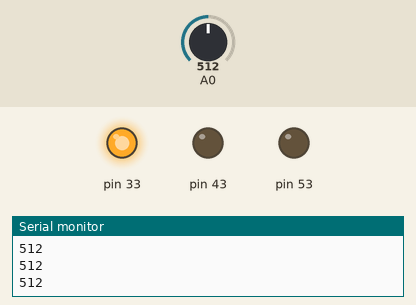
The sketch below on a simulated Arduino Mega 2560, built with avr-gcc and run on an emulated ATmega2560. Parts: output pins drawn as LEDs (lit = HIGH), the last lines printed to the serial monitor. Inputs (shaded band) come from the test bench; at power-on: A0 = 512.

Above: at 1.2 s.
1.3 s: A0 set to 988
2.8 s: A0 set to 1017
At 3.9 s:
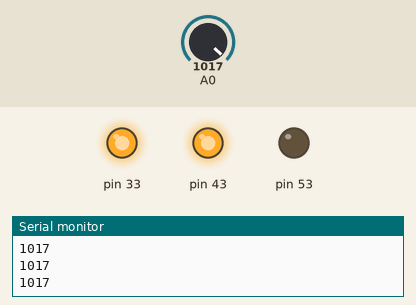
4.3 s: A0 set to 990
At 4.9 s:
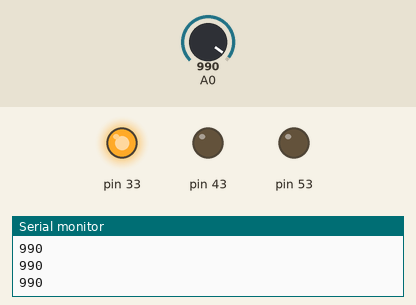
5.8 s: A0 set to 1010
At 6.2 s:
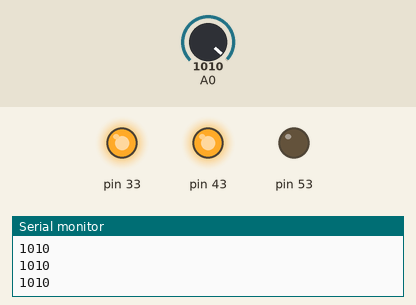
Timing chart, 0 to 8.3 s (numbered marks = the images above; inputs shaded):
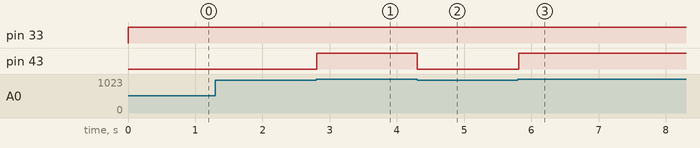

The sketch:

Blink.ino
```cpp
// the setup function runs once when you press reset or power the board
void setup() {
  // initialize digital pin 13 as an output.
  pinMode(43, OUTPUT);
  pinMode(53, OUTPUT);
  pinMode(33, OUTPUT);

  //initialise communication at 9600 bits per second
  Serial.begin(9600);
}

// the loop function runs over and over again forever
void loop() {

  int inputVal = analogRead(A0);
  Serial.println(inputVal);

  digitalWrite(53, LOW);
  digitalWrite(33, HIGH);

  if (inputVal >=  1000) {
    digitalWrite(43, HIGH);
  } else {
    digitalWrite(43, LOW);
  }

  //delay(100);

}
```

Measured:
- the behaviour switches between 999 and 1000 on A0 (found by bisection; images 0 and 1)
- after the input at 2.8 s, pin 43: LOW → HIGH at once
- after the input at 4.3 s, pin 43: HIGH → LOW at once
- after the input at 5.8 s, pin 43: LOW → HIGH at once
